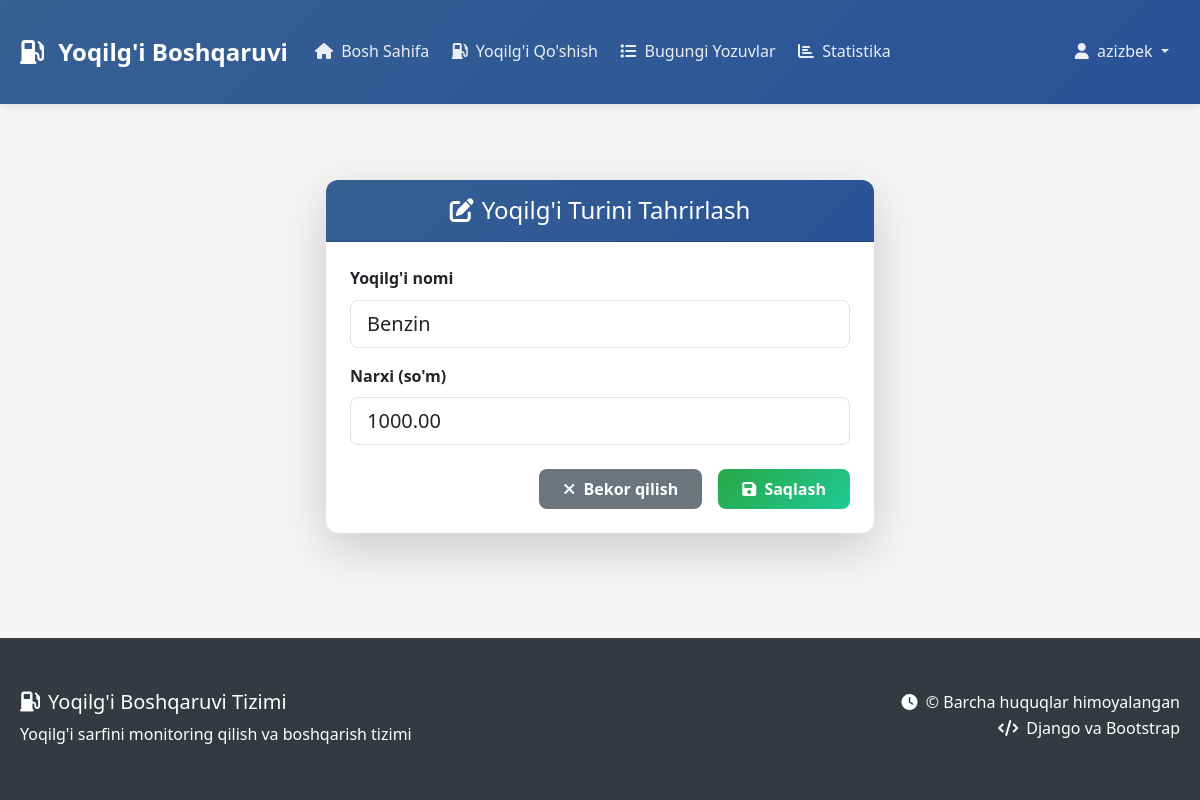
Page /yoqilgi-turi/edit/1/ (signed in) on the committed database.
### main/models.py (models this page shows, shortened)
class User(AbstractUser):
    phone = models.CharField(max_length=15)

class Yoqilgi_turi(models.Model):
    price = models.DecimalField(max_digits=50, decimal_places=2, default=0)
    title = models.CharField(max_length=50)

### main/views.py (the view)
# urls.py: path('yoqilgi-turi/edit/<int:pk>/', yoqilgi_turi_edit, name='yoqilgi_turi_edit'),
@login_required
def yoqilgi_turi_edit(request, pk):
    yoqilgi = get_object_or_404(Yoqilgi_turi, pk=pk)
    if request.method == 'POST':
        form = YoqilgiTuriForm(request.POST, instance=yoqilgi)
        if form.is_valid():
            form.save()
            messages.success(request, 'Yoqilg\'i turi muvaffaqiyatli yangilandi!')
            return redirect('admin_panel')
    else:
        form = YoqilgiTuriForm(instance=yoqilgi)
    return render(request, 'yoqilgi_turi_edit.html', {'form': form})

### main/forms.py
class YoqilgiTuriForm(forms.ModelForm):
    class Meta:
        model = Yoqilgi_turi
        fields = ['title', 'price']
        widgets = {
            'title': forms.TextInput(attrs={
                'class': 'form-control',
                'placeholder': 'Yoqilg\'i turi nomi'
            }),
            'price': forms.NumberInput(attrs={
                'class': 'form-control',
                'placeholder': 'Narxi',
                'step': '0.01'
            })
        }
        labels = {
            'title': 'Yoqilg\'i Turi',
            'price': 'Narxi (so\'m)'
        }

### templates/yoqilgi_turi_edit.html (shortened to what this page needs)
{% extends 'base.html' %}
{% load static %}
{% block content %}
<div class="container py-4">
    <div class="row justify-content-center">
        <div class="col-md-6">
            <div class="card border-0 shadow-lg">
                <div class="card-header bg-primary text-white py-3">
                    <h4 class="mb-0 text-center">
                        <i class="fas fa-edit me-2"></i>Yoqilg'i Turini Tahrirlash
                    </h4>
                </div>
                <div class="card-body p-4">
                    <form method="post">
                        <div class="mb-3">
                            <label for="id_title" class="form-label fw-bold">Yoqilg'i nomi</label>
                            <input type="text"
                                   name="title"
                                   id="id_title"
                                   class="form-control form-control-lg {% if form.title.errors %}is-invalid{% endif %}"
                                   value="{{ form.title.value|default:'' }}"
                                   required>
                        </div>
                        <div class="mb-3">
                            <label for="id_price" class="form-label fw-bold">Narxi (so'm)</label>
                            <input type="number"
                                   name="price"
                                   id="id_price"
                                   step="0.01"
                                   class="form-control form-control-lg {% if form.price.errors %}is-invalid{% endif %}"
                                   value="{{ form.price.value|default:'' }}"
                                   required>
                        </div>
                        <div class="d-grid gap-2 d-md-flex justify-content-md-end mt-4">
                            <a href="{% url 'admin_panel' %}" class="btn btn-secondary me-md-2 px-4">
                                <i class="fas fa-times me-1"></i> Bekor qilish
                            </a>
                            <button type="submit" class="btn btn-success px-4">
                                <i class="fas fa-save me-1"></i> Saqlash
                            </button>
                        </div>
                    </form>
                </div>
            </div>
        </div>
    </div>
</div>
{% endblock %}

### templates/base.html (shortened to what this page needs)
{% load static %}
<!DOCTYPE html>
<html lang="uz">
<head>
    <link href="https://cdn.jsdelivr.net/npm/bootstrap@5.3.0/dist/css/bootstrap.min.css" rel="stylesheet">
    <link href="https://cdnjs.cloudflare.com/ajax/libs/font-awesome/6.4.0/css/all.min.css" rel="stylesheet">
    <link rel="stylesheet" href="{% static 'css/style.css' %}">
</head>
<body>
    <nav class="navbar navbar-expand-lg navbar-dark sticky-top">
        <div class="container">
            <a class="navbar-brand" href="{% url 'home' %}">
                <i class="fas fa-gas-pump me-2"></i>
                Yoqilg'i Boshqaruvi
            </a>
            <div class="collapse navbar-collapse" id="navbarNav">
                <ul class="navbar-nav me-auto">
                    <li class="nav-item">
                        <a class="nav-link {% if request.resolver_match.url_name == 'home' %}active{% endif %}" href="{% url 'home' %}">
                            <i class="fas fa-home me-1"></i> Bosh Sahifa
                        </a>
                    </li>
                    {% if user.is_authenticated %}
                    <li class="nav-item">
                        <a class="nav-link {% if request.resolver_match.url_name == 'yoqilgi_quyish' %}active{% endif %}" href="{% url 'yoqilgi_quyish' %}">
                            <i class="fas fa-gas-pump me-1"></i> Yoqilg'i Qo'shish
                        </a>
                    </li>
                    <li class="nav-item">
                        <a class="nav-link {% if request.resolver_match.url_name == 'bugungi_yoqilgilar' %}active{% endif %}" href="{% url 'bugungi_yoqilgilar' %}">
                            <i class="fas fa-list me-1"></i> Bugungi Yozuvlar
                        </a>
                    </li>
                    <li class="nav-item">
                        <a class="nav-link {% if request.resolver_match.url_name == 'statistics' %}active{% endif %}" href="{% url 'statistics' %}">
                            <i class="fas fa-chart-bar me-1"></i> Statistika
                        </a>
                    </li>
                    {% endif %}
                </ul>
                <ul class="navbar-nav">
                    {% if user.is_authenticated %}
                    <li class="nav-item dropdown">
                        <a class="nav-link dropdown-toggle" href="#" role="button" data-bs-toggle="dropdown">
                            <i class="fas fa-user me-1"></i> {{ user.username }}
                        </a>
                    </li>
                    {% else %}
                    <li class="nav-item">
                        <a class="nav-link" href="{% url 'login' %}">
                            <i class="fas fa-sign-in-alt me-1"></i> Kirish
                        </a>
                    </li>
                    {% endif %}
                </ul>
            </div>
        </div>
    </nav>
    <main class="main-content">
        <div class="container">
            <div id="mainContent">
                {% block content %}
                {% endblock %}
            </div>
        </div>
    </main>
    <footer class="footer">
        <div class="container">
            <div class="row">
                <div class="col-md-6">
                    <h5><i class="fas fa-gas-pump me-2"></i>Yoqilg'i Boshqaruvi Tizimi</h5>
                    <p class="mb-0">Yoqilg'i sarfini monitoring qilish va boshqarish tizimi</p>
                </div>
                <div class="col-md-6 text-md-end">
                    <p class="mb-0">
                        <i class="fas fa-clock me-1"></i>
                        {{ current_year }} © Barcha huquqlar himoyalangan
                    </p>
                    <p class="mb-0">
                        <i class="fas fa-code me-1"></i>
                        Django va Bootstrap
                    </p>
                </div>
            </div>
        </div>
    </footer>
</body>
</html>

### static/css/style.css (style rules this page uses)
* { margin: 0; padding: 0; box-sizing: border-box; font-family: 'Segoe UI', Tahoma, Geneva, Verdana, sans-serif; }
body { background-color: #f5f5f5; color: #333; line-height: 1.6; }
.container { max-width: 1200px; margin: 0 auto; padding: 20px; }
label { display: block; margin-bottom: 5px; font-weight: 500; }
input, select { width: 100%; padding: 10px; border: 1px solid #ddd; border-radius: 5px; font-size: 16px; }
button { padding: 10px 15px; border: none; border-radius: 5px; cursor: pointer; font-size: 16px; transition: background-color 0.3s; }
.btn-secondary { background-color: #6c757d; color: white; }
.btn-success { background-color: #28a745; color: white; }

### templates/base.html (style rules this page uses)
:root { --primary-color: #366092; --secondary-color: #6c757d; --success-color: #28a745; --warning-color: #ffc107; --danger-color: #dc3545; --light-color: #f8f9fa; --dark-color: #343a40; }
body { font-family: 'Segoe UI', Tahoma, Geneva, Verdana, sans-serif; background-color: #f5f5f5; margin: 0; padding: 0; min-height: 100vh; display: flex; flex-direction: column; }
.navbar { background: linear-gradient(135deg, var(--primary-color), #2a5298); box-shadow: 0 2px 10px rgba(0,0,0,0.1); }
.navbar-brand { font-weight: 700; font-size: 1.5rem; }
.navbar-nav .nav-link { color: rgba(255,255,255,0.9) !important; font-weight: 500; padding: 0.5rem 1rem; margin: 0 0.2rem; border-radius: 0.375rem; transition: all 0.3s ease; }
.main-content { flex: 1; padding: 2rem 0; }
.card { border: none; border-radius: 12px; box-shadow: 0 4px 6px rgba(0, 0, 0, 0.1); transition: transform 0.3s ease, box-shadow 0.3s ease; margin-bottom: 1.5rem; }
.card-header { background: linear-gradient(135deg, var(--primary-color), #2a5298); color: white; border-radius: 12px 12px 0 0 !important; padding: 1rem 1.5rem; font-weight: 600; }
.btn { border-radius: 8px; font-weight: 600; padding: 0.5rem 1.5rem; transition: all 0.3s ease; border: none; }
.btn-success { background: linear-gradient(135deg, var(--success-color), #20c997); }
.footer { background-color: var(--dark-color); color: white; padding: 2rem 0; margin-top: auto; }

### rows in the picture
User: username "azizbek"
Yoqilgi_turi: title "Benzin", price "1000.00"
